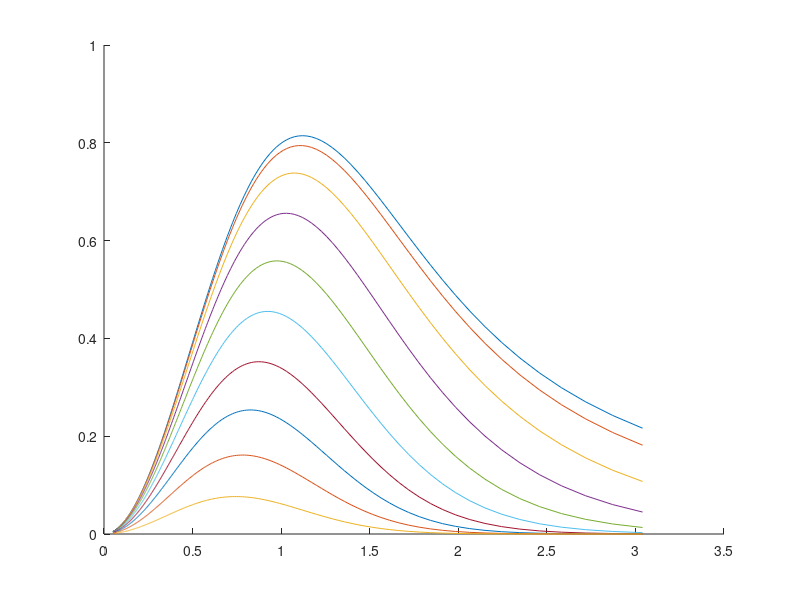

Write MATLAB code to recreate this figure. (Note: this script raises an error after producing the figure.)
% Formula found in paper "A study of degraded light coupling into
% single-mode fibers" - C. Ruilier - 1998
clearvars;

%%
lambda=1.55e-6;
% lambda=1.064e-6;

D=1;
w0=5e-6;

% Range of focal values
fini=D/0.6;
fend=D/0.01;
fpoints = 1000;
f = linspace(fini,fend,fpoints);

beta = pi/2*D./f*w0/lambda;
alpha = linspace(0,1,fpoints);
% alpha = 0.30; 

rho=@(beta,alpha) 2*(exp(-beta.^2).*(1-exp(beta.^2*(1-alpha^2)))./beta/sqrt(1-alpha^2)).^2;

figure()
for i=1:100:fpoints
    hold on;
    plot(beta,rho(beta,alpha(i)));
end
hold off;

%% NGS SOURCE
% Specific wavelengths defined in photometry.m
% Added bands for FSOC use

% ngs = source('wavelength',photometry.FSOC_L1,'height',35876000);
ngs = source('wavelength',photometry.FSOC_L2,'height',35876000);

%% TELESCOPE
nPx = 280;
tel = telescope(1,... % Diameter
    'fieldOfViewInArcMin',0.0,...
    'obstructionRatio',0.0,... % Obstruction ratio
    'resolution',nPx,... % pupil sampling resolution
    'samplingTime',1/250);

%% MAIN
% Fried parameter is given for 0.55um wavelength. Atmosphere class scales
% to appropriate wavelength.

% fried = [15e-2,6e-2,3e-2]; % Array containing Fried parameters
obsRatio = [0,0.2,0.3,0.4];
lambdaArray = [1.064e-6, 1.55e-6];
fried = 1e-2; % Single Fried value
Natm = 10; % Number of independent atmospheres to simulate for each Fried value

% Parameters
lambda = ngs.wavelength;
w0=5e-6; % Fiber mode radius
D = tel.D; % Telescope diameter
res = tel.resolution; % Sampling of the telescope pupil

% Range of focal values
fini=tel.D/0.6;
fend=tel.D/0.01;
fpoints = 1000;
f = linspace(fini,fend,fpoints);

% Uncomment if only one focal to evaluate
% fopt=tel.D/0.22; % In case 

beta = pi/2*D./f*w0/lambda;
etaF_stored = zeros(numel(f),numel(obsRatio));
beta_opt = zeros(numel(obsRatio),1);
eta_opt = zeros(numel(obsRatio),1);
% etaF_fopt = zeros(Natm,numel(fried));
tic

for i = 1:numel(obsRatio)


tel = telescope(1,... % Diameter
    'fieldOfViewInArcMin',0.0,...
    'obstructionRatio',obsRatio(i),... % Obstruction ratio
    'resolution',nPx,... % pupil sampling resolution
    'samplingTime',1/250);

        ngs=ngs.*tel; % Propagation
        EAS = ngs.amplitude.*exp(1i.*ngs.phase); % Construction of the wave
        for k = 1:numel(f)
            % Efficiency
            [etaF_stored(k,i),~] = eta_Chen(EAS,w0,lambda,f(k),tel.D);
        end
        TF = islocalmax(etaF_stored(:,i));
        beta_opt(i) = beta(TF);
        eta_opt(i) = etaF_stored(TF,i);

end

toc

%%
figure
for i=1:numel(obsRatio)
    hold on;
    txt = ['\alpha = ',num2str(obsRatio(i)),sprintf('\n'),'(',num2str(beta_opt(i)),'  ',num2str(eta_opt(i)),')'];
    plot(beta,etaF_stored(:,i),'DisplayName',txt);
end
hold off;
ylabel('\eta');
xlabel('\beta');
legend show;

%% Store simulation results
mdir = 'C:\Users\jtorras\Desktop\MATLAB';
mfile=sprintf('%s_%s.mat','simulation',datestr(now,'yyyymmddHHMMSS'));
% filename = 'etaF_ITEFI';
save(fullfile(mdir,mfile),'beta_opt','eta_opt','etaF_stored','beta','lambda','obsRatio');


